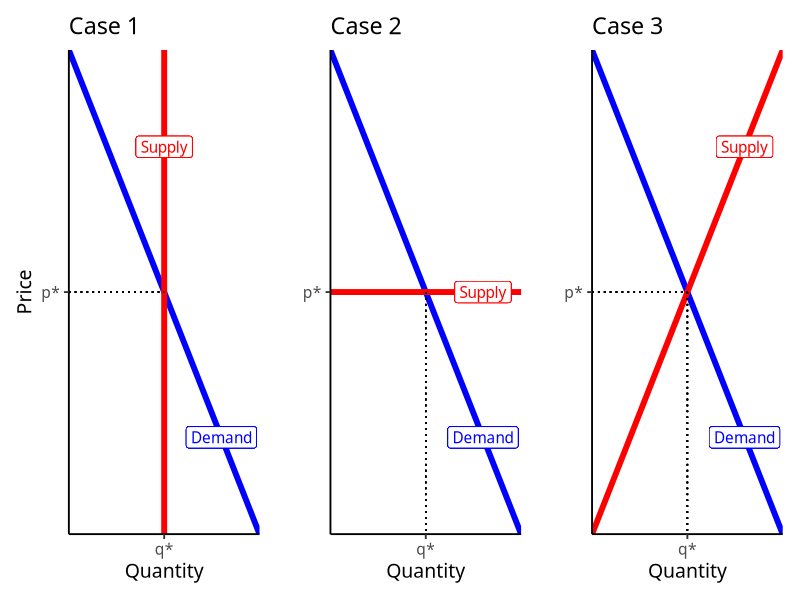
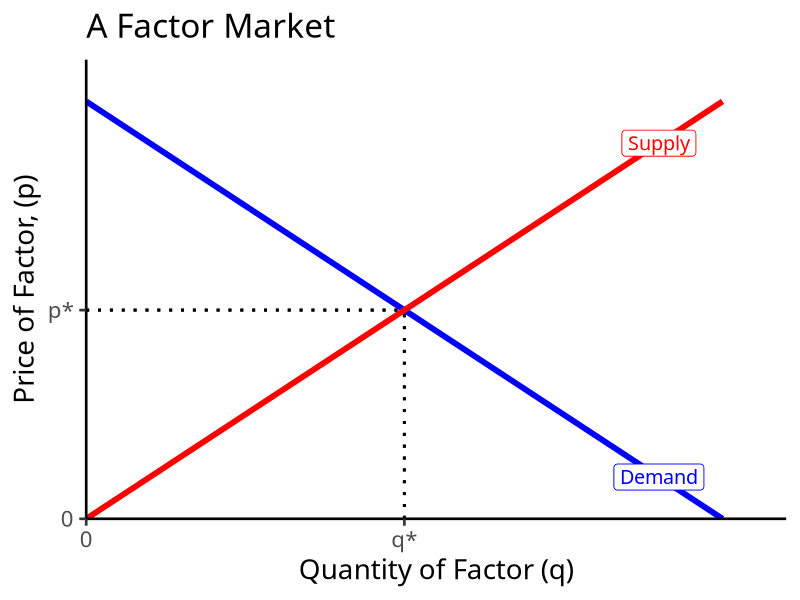
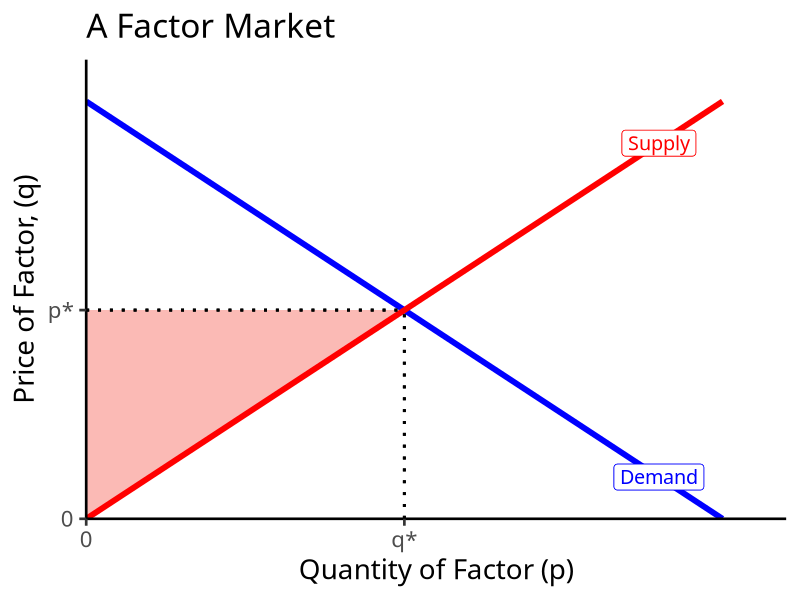
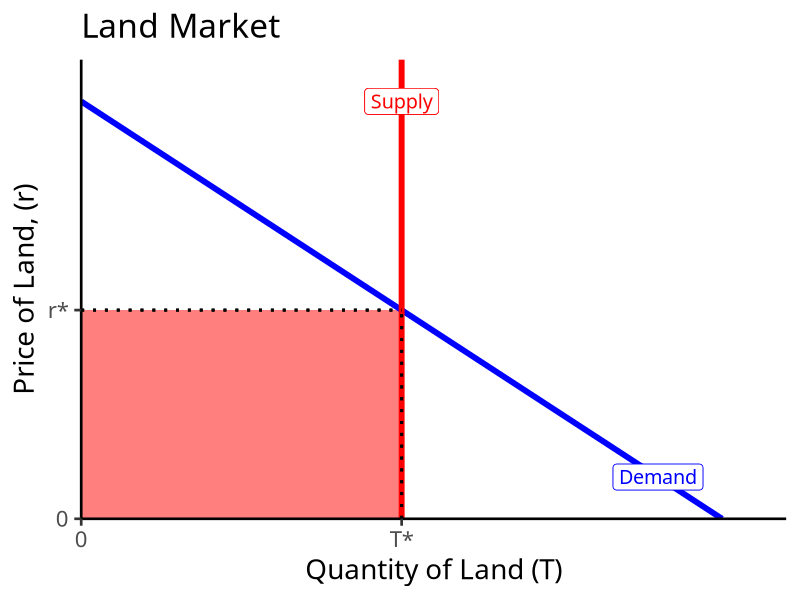
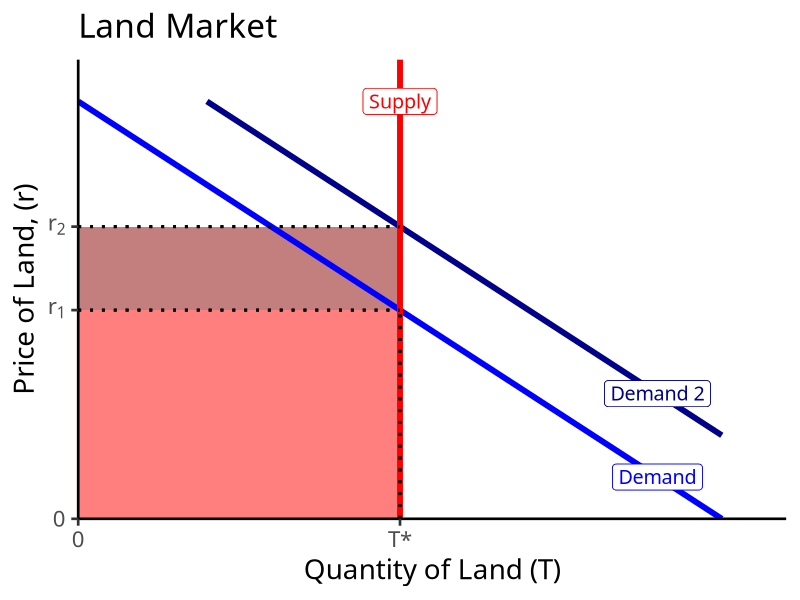
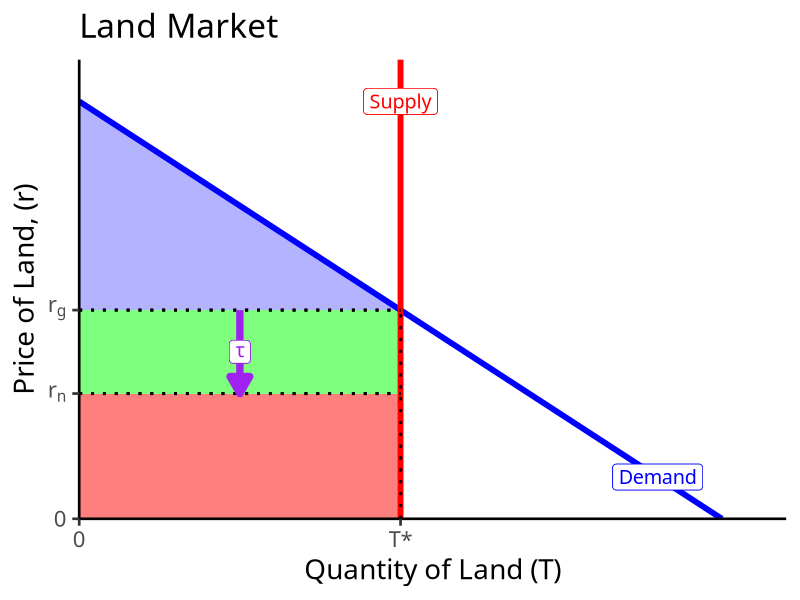
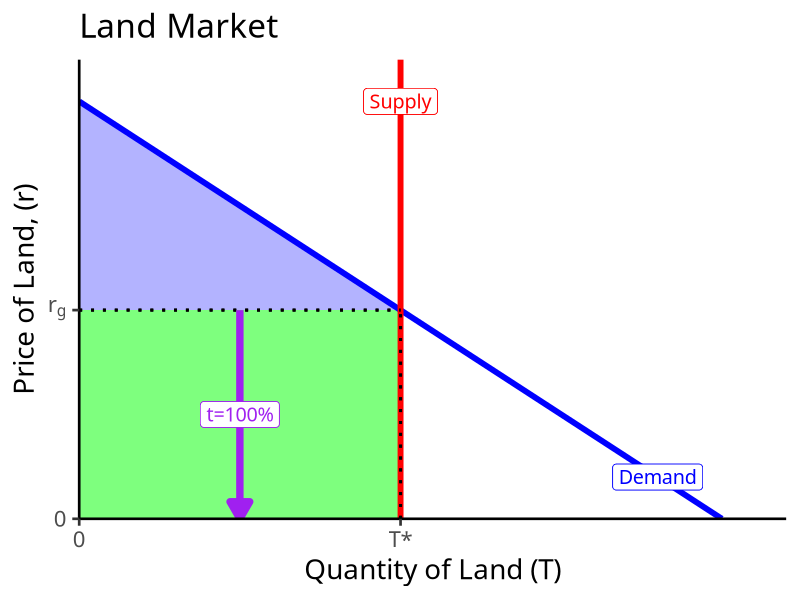

Source code (R) for these figures, in order:
## ---- chunk 1
options(htmltools.dir.version = FALSE)
knitr::opts_chunk$set(echo=F,
                      message=F,
                      warning=F)
library(tidyverse)
library(ggrepel)
library(ggthemes)
set.seed(256)
update_geom_defaults("label", list(family = "Fira Sans Condensed"))
## ---- chunk 2
demand=function(x){10-x}

case_1<-ggplot(data = tibble(x = 1:10), aes(x = x))+
  stat_function(fun = demand, geom = "line", size = 2, color = "blue")+
  geom_label(x = 8, y = demand(8), color = "blue", label = "Demand")+
  geom_vline(xintercept = 5, size = 2 , color = "red")+
  geom_label(x = 5 , y = 8, color = "red", label = "Supply")+
  geom_segment(x = 0, y = 5, xend = 5, yend = 5, linetype = "dotted")+
  labs(x = "Quantity",
       y = "Price",
       title = "Case 1")+
  scale_x_continuous(breaks = c(5),
                     labels = c("q*"),
                     limits = c(0,10),
                     expand = c(0,0))+
  scale_y_continuous(breaks = c(5),
                     labels = c("p*"),
                     limits = c(0,10),
                     expand = c(0,0))+
  theme_classic(base_family = "Fira Sans Condensed", base_size = 14)

case_2<-ggplot(data = tibble(x = 1:10), aes(x = x))+
  stat_function(fun = demand, geom = "line", size = 2, color = "blue")+
  geom_label(x = 8, y = demand(8), color = "blue", label = "Demand")+
  geom_hline(yintercept = 5, size = 2 , color = "red")+
  geom_label(x = 8 , y = 5, color = "red", label = "Supply")+
  geom_segment(x = 5, y = 5, xend = 5, yend = 0, linetype = "dotted")+
  labs(x = "Quantity",
       y = "",
       title = "Case 2")+
  scale_x_continuous(breaks = c(5),
                     labels = c("q*"),
                     limits = c(0,10),
                     expand = c(0,0))+
  scale_y_continuous(breaks = c(5),
                     labels = c("p*"),
                     limits = c(0,10),
                     expand = c(0,0))+
  theme_classic(base_family = "Fira Sans Condensed", base_size = 14)

supply=function(x){x}

case_3<-ggplot(data = tibble(x = 1:10), aes(x = x))+
  stat_function(fun = demand, geom = "line", size = 2, color = "blue")+
  geom_label(x = 8, y = demand(8), color = "blue", label = "Demand")+
  stat_function(fun = supply, geom = "line", size = 2, color = "red")+
  geom_label(x = 8 , y = supply(8), color = "red", label = "Supply")+
  geom_segment(x = 5, y = 5, xend = 5, yend = 0, linetype = "dotted")+
  geom_segment(x = 0, y = 5, xend = 5, yend = 5, linetype = "dotted")+
  labs(x = "Quantity",
       y = "",
       title = "Case 3")+
  scale_x_continuous(breaks = c(5),
                     labels = c("q*"),
                     limits = c(0,10),
                     expand = c(0,0))+
  scale_y_continuous(breaks = c(5),
                     labels = c("p*"),
                     limits = c(0,10),
                     expand = c(0,0))+
  theme_classic(base_family = "Fira Sans Condensed", base_size = 14)

library(patchwork)

case_1+case_2+case_3
## ---- chunk 3
demand<-function(x){10-x}
supply<-function(x){x}
#supply=function(x){2+2*x}

rent<-tribble(
  ~x, ~y,
  0, 0,
  5, 5,
  0, 5
)
# make plot 

ggplot(data.frame(x=c(0,10)), aes(x=x))+
  #geom_polygon(data=rent, aes(x=x,y=y, fill="red"), alpha=0.5)+ #CS
  stat_function(fun=demand, geom="line", size=2, color = "blue")+
    geom_label(aes(x=9,y=demand(9)), color = "blue", label="Demand", size = 5)+
  stat_function(fun=supply, geom="line", size=2, color = "red")+
    geom_label(aes(x=9,y=supply(9)), color = "red", label="Supply", size = 5)+
  geom_segment(x=5, xend=5, y=0, yend=5, size=1, linetype="dotted")+
  geom_segment(x=0, xend=5, y=5, yend=5, size=1, linetype="dotted")+
    scale_x_continuous(breaks=c(0,5),
                       labels=c(0,"q*"),
                     expand=expand_scale(mult=c(0,0.1)))+
  scale_y_continuous(breaks=c(0,5),
                     labels=c(0,"p*"),
                     limits=c(0,10),
                     expand=expand_scale(mult=c(0,0.1)))+
  guides(fill=F)+
  labs(title = "A Factor Market",
       x = "Quantity of Factor (q)",
       y = "Price of Factor, (p)")+
  theme_classic(base_family = "Fira Sans Condensed", base_size=20)
## ---- chunk 4

rent<-tribble(
  ~x, ~y,
  0, 0,
  5, 5,
  0, 5
)
# make plot 

ggplot(data.frame(x=c(0,10)), aes(x=x))+
  geom_polygon(data=rent, aes(x=x,y=y, fill="red"), alpha=0.5)+ #CS
  stat_function(fun=demand, geom="line", size=2, color = "blue")+
    geom_label(aes(x=9,y=demand(9)), color = "blue", label="Demand", size = 5)+
  stat_function(fun=supply, geom="line", size=2, color = "red")+
    geom_label(aes(x=9,y=supply(9)), color = "red", label="Supply", size = 5)+
  geom_segment(x=5, xend=5, y=0, yend=5, size=1, linetype="dotted")+
  geom_segment(x=0, xend=5, y=5, yend=5, size=1, linetype="dotted")+
    scale_x_continuous(breaks=c(0,5),
                       labels=c(0,"q*"),
                     expand=expand_scale(mult=c(0,0.1)))+
  scale_y_continuous(breaks=c(0,5),
                     labels=c(0,"p*"),
                     limits=c(0,10),
                     expand=expand_scale(mult=c(0,0.1)))+
  guides(fill=F)+
  labs(title = "A Factor Market",
       x = "Quantity of Factor (p)",
       y = "Price of Factor, (q)")+
  theme_classic(base_family = "Fira Sans Condensed", base_size=20)
## ---- chunk 5

ggplot(data.frame(x=c(0,10)), aes(x=x))+
  geom_rect(xmin=0,xmax=5,ymin=0,ymax=5, fill="red", alpha=0.3)+ #CS
  stat_function(fun=demand, geom="line", size=2, color = "blue")+
    geom_label(aes(x=9,y=demand(9)), color = "blue", label="Demand", size = 5)+
  geom_vline(xintercept=5, size=2, color = "red")+
    geom_label(aes(x=5,y=10), color = "red", label="Supply", size = 5)+
  geom_segment(x=5, xend=5, y=0, yend=5, size=1, linetype="dotted")+
  geom_segment(x=0, xend=5, y=5, yend=5, size=1, linetype="dotted")+
    scale_x_continuous(breaks=c(0,5),
                       labels=c(0,"T*"),
                     expand=expand_scale(mult=c(0,0.1)))+
  scale_y_continuous(breaks=c(0,5),
                     labels=c(0,"r*"),
                     limits=c(0,10),
                     expand=expand_scale(mult=c(0,0.1)))+
  guides(fill=F)+
  labs(title = "Land Market",
       x = "Quantity of Land (T)",
       y = "Price of Land, (r)")+
  theme_classic(base_family = "Fira Sans Condensed", base_size=20)
## ---- chunk 6
demand_2=function(x){12-x}

ggplot(data.frame(x=c(0,10)), aes(x=x))+
  geom_rect(xmin=0,xmax=5,ymin=0,ymax=5, fill="red", alpha=0.3)+ #CS
    geom_rect(xmin=0,xmax=5,ymin=5,ymax=7, fill="darkred", alpha=0.3)+ #CS
  stat_function(fun=demand, geom="line", size=2, color = "blue")+
    geom_label(aes(x=9,y=demand(9)), color = "blue", label="Demand", size = 5)+
    stat_function(fun=demand_2, geom="line", size=2, color = "darkblue")+
    geom_label(aes(x=9,y=demand_2(9)), color = "darkblue", label="Demand 2", size = 5)+

  geom_vline(xintercept=5, size=2, color = "red")+
    geom_label(aes(x=5,y=10), color = "red", label="Supply", size = 5)+
  geom_segment(x=5, xend=5, y=0, yend=5, size=1, linetype="dotted")+
  geom_segment(x=0, xend=5, y=5, yend=5, size=1, linetype="dotted")+
  geom_segment(x=0, xend=5, y=7, yend=7, size=1, linetype="dotted")+

    scale_x_continuous(breaks=c(0,5),
                       labels=c(0,"T*"),
                     expand=expand_scale(mult=c(0,0.1)))+
  scale_y_continuous(breaks=c(0,5, 7),
                     labels=c(0,expression(r[1]), expression(r[2])),
                     limits=c(0,10),
                     expand=expand_scale(mult=c(0,0.1)))+
  guides(fill=F)+
  labs(title = "Land Market",
       x = "Quantity of Land (T)",
       y = "Price of Land, (r)")+
  theme_classic(base_family = "Fira Sans Condensed", base_size=20)
## ---- chunk 7
CS<-tribble(
  ~x, ~y,
  0, 10,
  0, 5,
  5, 5
)

ggplot(data.frame(x=c(0,10)), aes(x=x))+
  geom_polygon(data=CS,aes(x=x,y=y),fill="blue",alpha=0.3)+
  geom_rect(xmin=0,xmax=5,ymin=3,ymax=5, fill="green", alpha=0.3)+ #CS
  geom_rect(xmin=0,xmax=5,ymin=0,ymax=3, fill="red", alpha=0.3)+ #CS
  stat_function(fun=demand, geom="line", size=2, color = "blue")+
    geom_label(aes(x=9,y=demand(9)), color = "blue", label="Demand", size = 5)+
  geom_vline(xintercept=5, size=2, color = "red")+
    geom_label(aes(x=5,y=10), color = "red", label="Supply", size = 5)+
  geom_segment(x=5, xend=5, y=0, yend=5, size=1, linetype="dotted")+
  geom_segment(x=0, xend=5, y=5, yend=5, size=1, linetype="dotted")+
  geom_segment(x=0, xend=5, y=3, yend=3, size=1, linetype="dotted")+
  
annotate("segment", x = 2.5, xend = 2.5, y = 5, yend = 3, color = "purple", size=2.5, alpha=1, arrow=arrow(length=unit(0.5,"cm"), ends="last", type="closed"))+
  geom_label(aes(x=2.5,y=4), color = "purple", label=expression(tau), size = 5)+

    scale_x_continuous(breaks=c(0,5),
                       labels=c(0,"T*"),
                     expand=expand_scale(mult=c(0,0.1)))+
  scale_y_continuous(breaks=c(0,3,5),
                     labels=c(0,expression(r[n]),expression(r[g])),
                     limits=c(0,10),
                     expand=expand_scale(mult=c(0,0.1)))+
  guides(fill=F)+
  labs(title = "Land Market",
       x = "Quantity of Land (T)",
       y = "Price of Land, (r)")+
  theme_classic(base_family = "Fira Sans Condensed", base_size=20)
## ---- chunk 8
CS<-tribble(
  ~x, ~y,
  0, 10,
  0, 5,
  5, 5
)

ggplot(data.frame(x=c(0,10)), aes(x=x))+
  geom_polygon(data=CS,aes(x=x,y=y),fill="blue",alpha=0.3)+
  geom_rect(xmin=0,xmax=5,ymin=0,ymax=5, fill="green", alpha=0.3)+ #CS
  stat_function(fun=demand, geom="line", size=2, color = "blue")+
    geom_label(aes(x=9,y=demand(9)), color = "blue", label="Demand", size = 5)+
  geom_vline(xintercept=5, size=2, color = "red")+
    geom_label(aes(x=5,y=10), color = "red", label="Supply", size = 5)+
  geom_segment(x=5, xend=5, y=0, yend=5, size=1, linetype="dotted")+
  geom_segment(x=0, xend=5, y=5, yend=5, size=1, linetype="dotted")+

annotate("segment", x = 2.5, xend = 2.5, y = 5, yend = 0, color = "purple", size=2.5, alpha=1, arrow=arrow(length=unit(0.5,"cm"), ends="last", type="closed"))+
  geom_label(aes(x=2.5,y=2.5), color = "purple", label="t=100%", size = 5)+

    scale_x_continuous(breaks=c(0,5),
                       labels=c(0,"T*"),
                     expand=expand_scale(mult=c(0,0.1)))+
  scale_y_continuous(breaks=c(0,5),
                     labels=c(0,expression(r[g])),
                     limits=c(0,10),
                     expand=expand_scale(mult=c(0,0.1)))+
  guides(fill=F)+
  labs(title = "Land Market",
       x = "Quantity of Land (T)",
       y = "Price of Land, (r)")+
  theme_classic(base_family = "Fira Sans Condensed", base_size=20)
